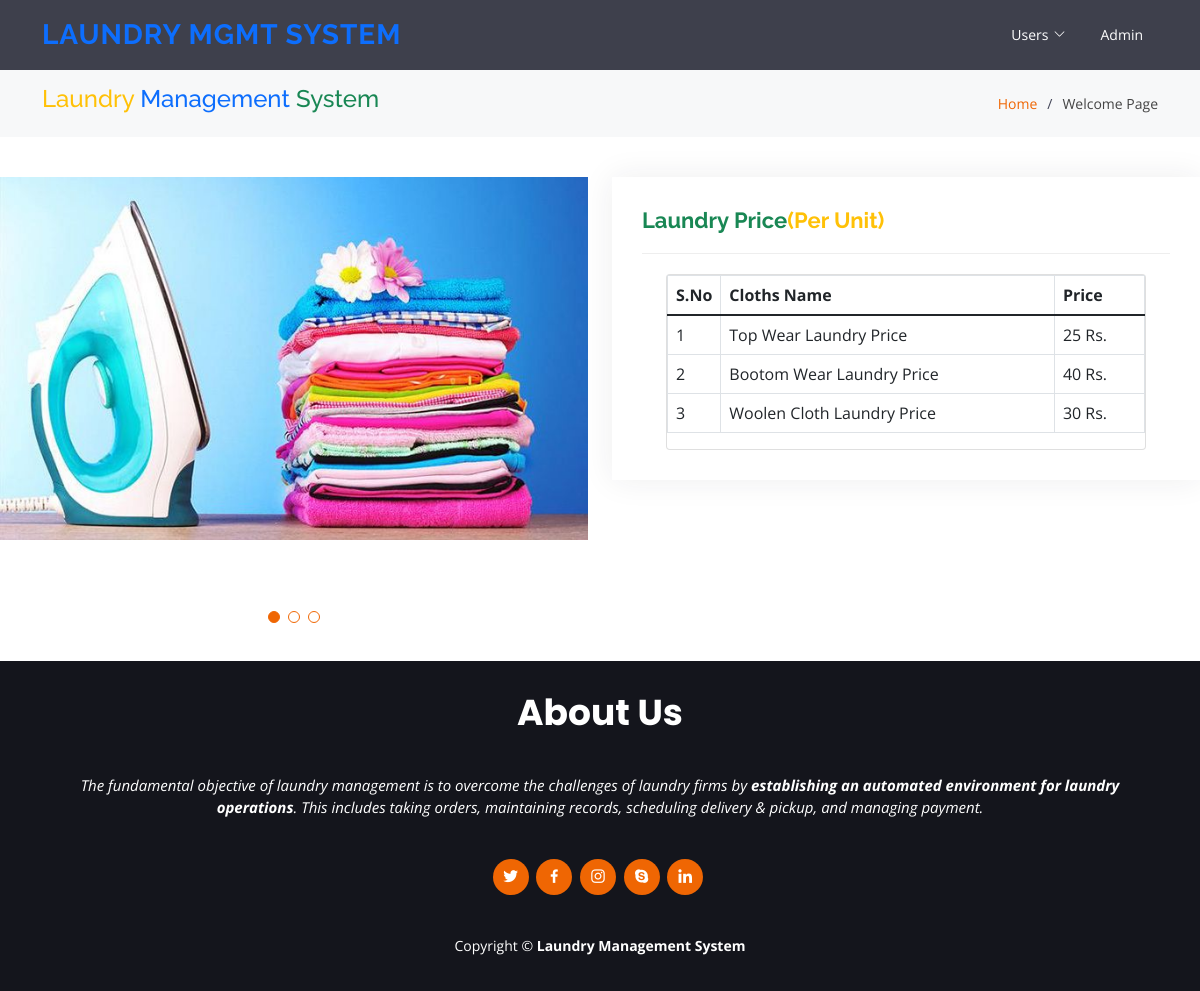
The page / on the database its author committed.
### laundryapp/models.py (models this page shows)
class Price(models.Model):
    bottomwearprice = models.CharField(max_length=100, null=True, blank=True)
    topwearprice = models.CharField(max_length=100, null=True, blank=True)
    woolenprice = models.CharField(max_length=100, null=True, blank=True)

class About(models.Model):
   pagetitle = models.CharField(max_length=100, null=True, blank=True)
   description = models.CharField(max_length=100, null=True, blank=True)

### laundryapp/views.py (the view)
# urls.py: path('', index, name="index"),
def index(request):
    data1 = About.objects.all()
    data = Price.objects.all()
    d = {'data': data}
    return render(request, "index.html", locals())

### laundryapp/templates/index.html (shortened to what this page needs)
{% load static %}
<html lang="en">
<head>
  <link href="{% static 'assets/vendor/animate.css/animate.min.css' %}" rel="stylesheet">
  <link href="{% static 'assets/vendor/aos/aos.css' %}" rel="stylesheet">
  <link href="{% static 'assets/vendor/bootstrap/css/bootstrap.min.css' %}" rel="stylesheet">
  <link href="{% static 'assets/vendor/bootstrap-icons/bootstrap-icons.css' %}" rel="stylesheet">
  <link href="{% static 'assets/vendor/boxicons/css/boxicons.min.css' %}" rel="stylesheet">
  <link href="{% static 'assets/vendor/glightbox/css/glightbox.min.css' %}" rel="stylesheet">
  <link href="{% static 'assets/vendor/remixicon/remixicon.css' %}" rel="stylesheet">
  <link href="{% static 'assets/vendor/swiper/swiper-bundle.min.css' %}" rel="stylesheet">
  <link href="{% static 'assets/css/style.css' %}" rel="stylesheet">
</head>
<body>
  <header id="header" class="fixed-top d-flex align-items-center ">
    <div class="container d-flex align-items-center justify-content-between">
      <div class="logo">
        <h1><span class="brand-text text-primary">LAUNDRY MGMT SYSTEM</span></h1>
      </div>
      <nav id="navbar" class="navbar">
        <ul>
          <li class="dropdown"><a href="#"><span>Users</span> <i class="bi bi-chevron-down"></i></a>
          </li>
          <li><a class="nav-link scrollto" href="/admin_login/">Admin</a></li>
        </ul>
      </nav>
    </div>
  </header>
  <main id="main">
    <section id="breadcrumbs" class="breadcrumbs">
      <div class="container">
        <div class="d-flex justify-content-between align-items-center">
          <h4><span class="brand-text text-warning">Laundry <span class="brand-text text-primary">Management<span class="brand-text text-success"> System</span></span></span></h4>
          <ol>
            <li><a href="/">Home</a></li>
            <li>Welcome Page</li>
          </ol>
        </div>
      </div>
    </section>
    <section id="portfolio-details" class="portfolio-details">
        <div class="row gy-4">
          <div class="col-lg-6">
            <div class="portfolio-details-slider swiper">
              <div class="swiper-wrapper align-items-center">
                <div class="swiper-slide">
                  <img src="{% static 'assets/img/portfolio/portfolio-details-1.jpg' %}" alt="">
                </div>
              </div>
              <div class="swiper-pagination"></div>
            </div>
          </div>
          <div class="col-lg-6">
            <div class="portfolio-info">
              <h3><span class="brand-text text-success">Laundry Price<span class="brand-text text-warning">(Per Unit)</span></span></h3>
              <div class="container-fluid">
                <div class="row">
                  <div class="col-md-12">
                    <div class="card">
                        <table class="table table-bordered">
                          <thead>
                            <tr>
                              <th style="width: 10px">S.No</th>
                              <th>Cloths Name</th>
                              <th>Price</th>
                            </tr>
                          </thead>
                          <tbody>
                            <tr>
                              <td>1</td>
                              <td>Top Wear Laundry Price</td>
                              {% for i in data %}
                              <td>{{i.topwearprice}} Rs.</td>
                              {% endfor %}
                            </tr>
                            <tr>
                              <td>2</td>
                              <td>Bootom Wear Laundry Price</td>
                              {% for i in data %}
                              <td>{{i.bottomwearprice}} Rs.</td>
                              {% endfor %}
                            </tr>
                            <tr>
                              <td>3</td>
                              <td>Woolen Cloth Laundry Price</td>
                              {% for i in data %}
                              <td>{{i.woolenprice}} Rs.</td>
                              {% endfor %}
                            </tr>
                          </tbody>
                        </table>
                      </div>
                    </div>
                  </div>
                </div>
              </div>
            </div>
          </div>
    </section>
  </main>
  <footer id="footer">
    <div class="container">
      {% for i in data1 %}
        <h3>{{i.pagetitle}}</h3>
        <p>{{i.description|safe}}</p>
      {% endfor %}
      <div class="social-links">
        <a href="#" class="twitter"><i class="bx bxl-twitter"></i></a>
        <a href="#" class="facebook"><i class="bx bxl-facebook"></i></a>
        <a href="#" class="instagram"><i class="bx bxl-instagram"></i></a>
        <a href="#" class="google-plus"><i class="bx bxl-skype"></i></a>
        <a href="#" class="linkedin"><i class="bx bxl-linkedin"></i></a>
      </div>
      <div class="copyright">
         Copyright &copy; <strong><span>Laundry Management System</span></strong>
      </div>
    </div>
  </footer>
</body>
</html>

### laundryapp/static/assets/css/style.css (style rules this page uses)
body { font-family: "Open Sans", sans-serif; color: #444444; }
a { color: #ef6603; text-decoration: none; }
h1, h2, h3, h4, h5, h6 { font-family: "Raleway", sans-serif; }
#header { height: 70px; transition: all 0.5s; z-index: 997; transition: all 0.5s; background: rgba(42, 44, 57, 0.9); }
#header .logo h1 { font-size: 28px; margin: 0; padding: 0; line-height: 1; font-weight: 700; letter-spacing: 1px; }
.navbar { padding: 0; }
.navbar ul { margin: 0; padding: 0; display: flex; list-style: none; align-items: center; }
.navbar li { position: relative; }
.navbar a, .navbar a:focus { display: flex; align-items: center; justify-content: space-between; padding: 5px 15px 7px 15px; margin-left: 5px; font-size: 14px; color: #fff; white-space: nowrap; transition: 0.3s; border-radius: 50px; }
.navbar a i, .navbar a:focus i { font-size: 12px; line-height: 0; margin-left: 5px; }
section { padding: 60px 0; overflow: hidden; }
.portfolio-details { padding-top: 40px; }
.portfolio-details .portfolio-details-slider img { width: 100%; }
.portfolio-details .portfolio-details-slider .swiper-pagination { margin-top: 20px; position: relative; }
.portfolio-details .portfolio-info { padding: 30px; box-shadow: 0px 0 30px rgba(42, 44, 57, 0.08); }
.portfolio-details .portfolio-info h3 { font-size: 22px; font-weight: 700; margin-bottom: 20px; padding-bottom: 20px; border-bottom: 1px solid #eee; }
.breadcrumbs { padding: 15px 0; margin-top: 70px; background: #f7f8f9; min-height: 40px; }
.breadcrumbs ol { display: flex; flex-wrap: wrap; list-style: none; padding: 0; margin: 0; font-size: 14px; }
.breadcrumbs ol li + li { padding-left: 10px; }
.breadcrumbs ol li + li::before { display: inline-block; padding-right: 10px; color: #404356; content: "/"; }
#footer { background: #14151c; color: #fff; font-size: 14px; text-align: center; padding: 30px 0; }
#footer h3 { font-size: 36px; font-weight: 700; color: #fff; position: relative; font-family: "Poppins", sans-serif; padding: 0; margin: 0 0 15px 0; }
#footer p { font-size: 15; font-style: italic; padding: 0; margin: 0 0 40px 0; }
#footer .social-links { margin: 0 0 40px 0; }
#footer .social-links a { font-size: 18px; display: inline-block; background: #ef6603; color: #fff; line-height: 1; padding: 8px 0; margin-right: 4px; border-radius: 50%; text-align: center; width: 36px; height: 36px; transition: 0.3s; }
#footer .copyright { margin: 0 0 5px 0; }

### rows shown on the page
Price: topwearprice "25", bottomwearprice "40", woolenprice "30"
About: pagetitle "About Us", description "The fundamental objective of laundry management is to overcome the challenges of laundry firms by establishing an automated environment for laundry operations . This includes taking orders, maintaining records, scheduling delivery & pickup, and managing payment."
